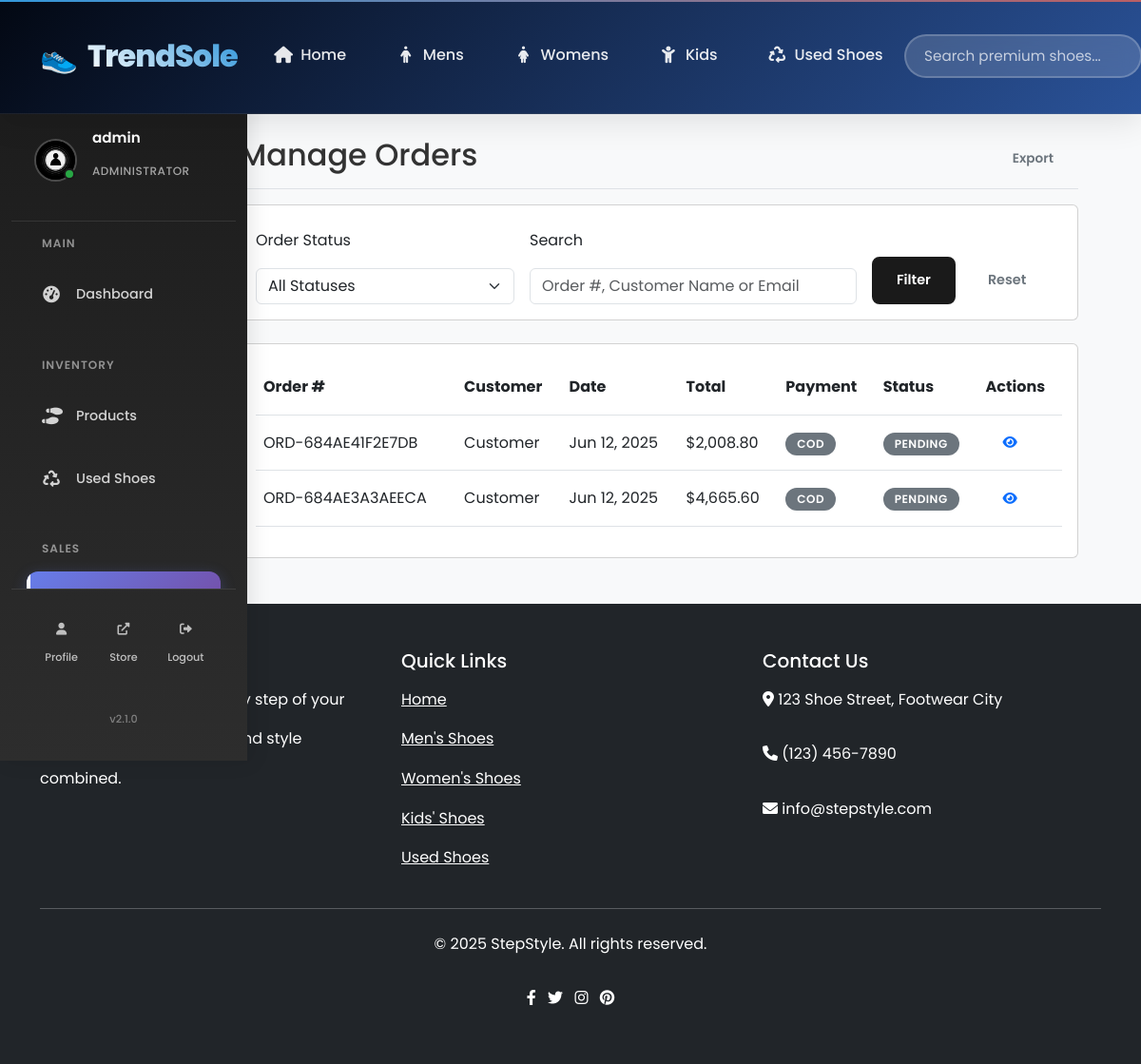
The app's page /shoe_store/admin/orders/manage.php (signed in) with its own data.
### tables this page shows
CREATE TABLE `orders` (
  `id` int(11) NOT NULL,
  `user_id` int(11) NOT NULL,
  `order_number` varchar(20) NOT NULL,
  `total_amount` decimal(10,2) NOT NULL,
  `shipping_name` varchar(100) NOT NULL,
  `shipping_address` text NOT NULL,
  `shipping_city` varchar(50) NOT NULL,
  `shipping_state` varchar(50) NOT NULL,
  `shipping_zip` varchar(20) NOT NULL,
  `shipping_phone` varchar(20) NOT NULL,
  `billing_name` varchar(100) NOT NULL,
  `billing_address` text NOT NULL,
  `billing_city` varchar(50) NOT NULL,
  `billing_state` varchar(50) NOT NULL,
  `billing_zip` varchar(20) NOT NULL,
  `payment_method` enum('card','paypal','cod') NOT NULL,
  `card_last4` varchar(4) DEFAULT NULL,
  `created_at` timestamp NOT NULL DEFAULT current_timestamp(),
  `order_status` enum('pending','accepted','cancelled') DEFAULT 'pending'
);

CREATE TABLE `users` (
  `id` int(11) NOT NULL,
  `name` varchar(100) NOT NULL,
  `email` varchar(100) NOT NULL,
  `password` varchar(255) NOT NULL,
  `phone` varchar(20) DEFAULT NULL,
  `address` text DEFAULT NULL,
  `role` enum('admin','customer') DEFAULT 'customer',
  `created_at` timestamp NOT NULL DEFAULT current_timestamp()
);

### shoe_store/admin/orders/manage.php (the view, shortened to what this page needs)
<?php
require_once '../../includes/header.php';
$page = isset($_GET['page']) ? (int)$_GET['page'] : 1;
$per_page = 15;
$start = ($page > 1) ? ($page * $per_page) - $per_page : 0;
$search_query = isset($_GET['search']) ? trim($_GET['search']) : '';
$query = "SELECT SQL_CALC_FOUND_ROWS o.id, o.order_number, o.total_amount, o.order_status as order_status,
          o.payment_method as payment_status, o.created_at, u.name as customer_name
          FROM orders o
          JOIN users u ON o.user_id = u.id";
$query .= " ORDER BY o.created_at DESC LIMIT $start, $per_page";
$stmt = $conn->prepare($query);
$stmt->execute();
$orders = $stmt->get_result();
?>
<div class="container-fluid">
    <div class="row">
        <?php include '../includes/sidebar.php'; ?>
        <main class="col-md-9 ms-sm-auto col-lg-10 px-md-4">
            <div class="d-flex justify-content-between flex-wrap flex-md-nowrap align-items-center pt-3 pb-2 mb-3 border-bottom">
                <h1 class="h2">Manage Orders</h1>
                <div class="btn-toolbar mb-2 mb-md-0">
                    <div class="btn-group me-2">
                        <button type="button" class="btn btn-sm btn-outline-secondary">Export</button>
                    </div>
                </div>
            </div>
            <div class="card mb-4">
                <div class="card-body">
                    <form method="GET" class="row g-3">
                        <div class="col-md-4">
                            <label for="status" class="form-label">Order Status</label>
                            <select id="status" name="status" class="form-select">
                                <option value="">All Statuses</option>
                            </select>
                        </div>
                        <div class="col-md-5">
                            <label for="search" class="form-label">Search</label>
                            <input type="text" class="form-control" id="search" name="search"
                                   placeholder="Order #, Customer Name or Email" value="<?php echo htmlspecialchars($search_query); ?>">
                        </div>
                        <div class="col-md-3 d-flex align-items-end">
                            <button type="submit" class="btn btn-primary me-2">Filter</button>
                            <a href="manage.php" class="btn btn-outline-secondary">Reset</a>
                        </div>
                    </form>
                </div>
            </div>
            <div class="card">
                <div class="card-body">
                    <?php if($orders->num_rows > 0): ?>
                        <div class="table-responsive">
                            <table class="table table-hover align-middle">
                                <thead>
                                    <tr>
                                        <th>Order #</th>
                                        <th>Customer</th>
                                        <th>Date</th>
                                        <th>Total</th>
                                        <th>Payment</th>
                                        <th>Status</th>
                                        <th>Actions</th>
                                    </tr>
                                </thead>
                                <tbody>
                                    <?php while($order = $orders->fetch_assoc()): ?>
                                        <tr>
                                            <td><?php echo $order['order_number']; ?></td>
                                            <td><?php echo htmlspecialchars($order['customer_name']); ?></td>
                                            <td><?php echo date('M j, Y', strtotime($order['created_at'])); ?></td>
                                            <td>$<?php echo number_format($order['total_amount'], 2); ?></td>
                                            <td>
                                                <span class="badge
                                                    <?php
                                                        switch($order['payment_status']) {
                                                            default: echo 'bg-secondary';
                                                        }
                                                    ?>">
                                                    <?php echo ucfirst($order['payment_status']); ?>
                                                </span>
                                            </td>
                                            <td>
                                                <span class="badge
                                                    <?php
                                                        switch($order['order_status']) {
                                                            default: echo 'bg-secondary';
                                                        }
                                                    ?>">
                                                    <?php echo ucfirst($order['order_status']); ?>
                                                </span>
                                            </td>
                                            <td>
                                                <a href="details.php?id=<?php echo $order['id']; ?>" class="btn btn-sm btn-outline-primary" title="View">
                                                    <i class="fas fa-eye"></i>
                                                </a>
                                            </td>
                                        </tr>
                                    <?php endwhile; ?>
                                </tbody>
                            </table>
                        </div>
                    <?php endif; ?>
                </div>
            </div>
        </main>
    </div>
</div>
<?php require_once '../../includes/footer.php'; ?>

### shoe_store/assets/css/style.css (style rules this page uses)
:root { --primary-color: #1a1a1a; --secondary-color: #f8f9fa; --accent-color: #007bff; --text-primary: #2c3e50; --text-secondary: #6c757d; --border-color: #e9ecef; --shadow-light: 0 2px 10px rgba(0, 0, 0, 0.1); --shadow-medium: 0 4px 20px rgba(0, 0, 0, 0.15); --shadow-heavy: 0 8px 30px rgba(0, 0, 0, 0.2); --transition: all 0.3s ease; }
body { font-family: "Inter", "Segoe UI", Tahoma, Geneva, Verdana, sans-serif; background-color: #ffffff; color: var(--text-primary); line-height: 1.6; }
.btn { border-radius: 50px; font-weight: 600; transition: var(--transition); border: 2px solid transparent; }

### shoe_store/assets/css/adminstyle.css (style rules this page uses)
.btn { padding: 0.75rem 1.5rem; border-radius: 0.5rem; font-weight: 600; font-size: 0.9rem; border: 2px solid transparent; cursor: pointer; transition: all 0.3s ease; text-decoration: none; display: inline-flex; align-items: center; gap: 0.5rem; }
.btn-primary { background-color: #1a1a1a; color: white; border-color: #1a1a1a; }
.btn-sm { padding: 0.5rem 1rem; font-size: 0.85rem; }

### shoe_store/assets/css/adminstyle2.css (style rules this page uses)
.badge { padding: 0.375rem 0.75rem; border-radius: 50px; font-size: 0.75rem; font-weight: 600; text-transform: uppercase; letter-spacing: 0.5px; }

### shoe_store/includes/header.php (style rules this page uses)
:root { --primary-color: #2c3e50; --accent-color: #e74c3c; --success-color: #27ae60; --warning-color: #f39c12; --dark-color: #1a252f; --light-color: #ecf0f1; --gradient-primary: linear-gradient(135deg, #667eea 0%, #764ba2 100%); --gradient-secondary: linear-gradient(135deg, #f093fb 0%, #f5576c 100%); --shadow-light: 0 2px 10px rgba(0,0,0,0.1); --shadow-medium: 0 5px 25px rgba(0,0,0,0.15); --shadow-heavy: 0 10px 40px rgba(0,0,0,0.2); --border-radius: 12px; --transition: all 0.3s cubic-bezier(0.4, 0, 0.2, 1); }
* { margin: 0; padding: 0; box-sizing: border-box; }
body { font-family: 'Poppins', sans-serif; line-height: 2.6; color: #333; background-color: #f8f9fa; }
.fas, .fab { transition: var(--transition); }
html { scroll-behavior: smooth; }

### records on screen
orders: order_number "ORD-684AE41F2E7DB", user.name "Customer", created_at "Jun 12, 2025", total_amount "2,008.80", payment_method "COD", order_status "PENDING"
orders: order_number "ORD-684AE3A3AEECA", user.name "Customer", created_at "Jun 12, 2025", total_amount "4,665.60", payment_method "COD", order_status "PENDING"

### other values on screen
$_SESSION['user_name'] "admin"
